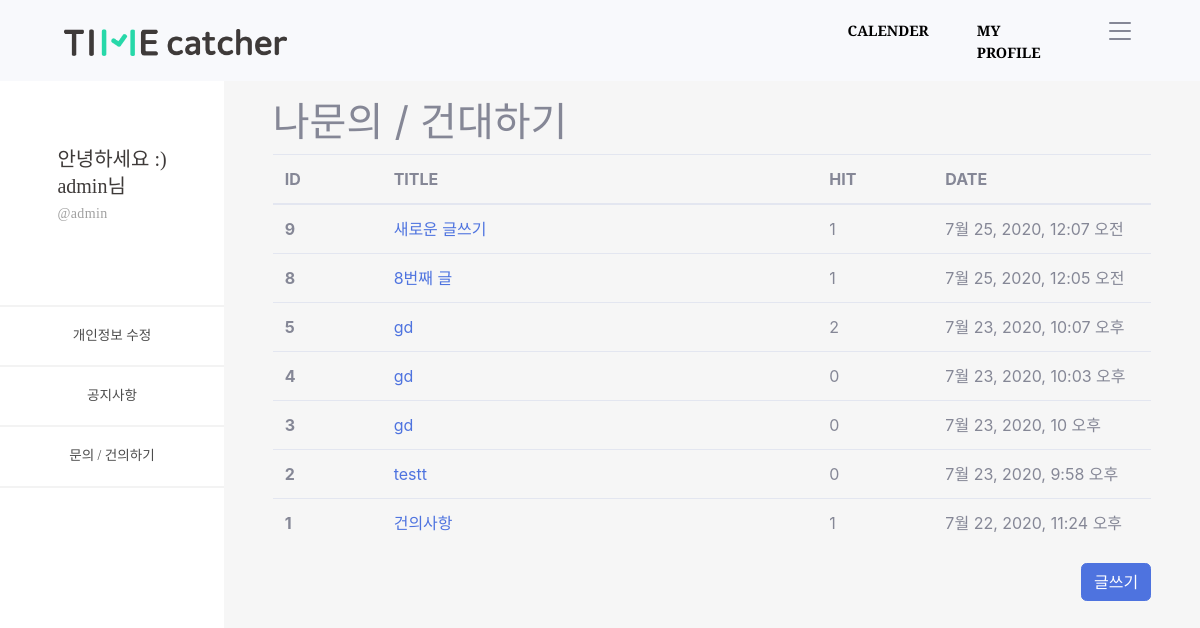
The page /timeApp/customer/ (signed in) on the database as committed earlier.
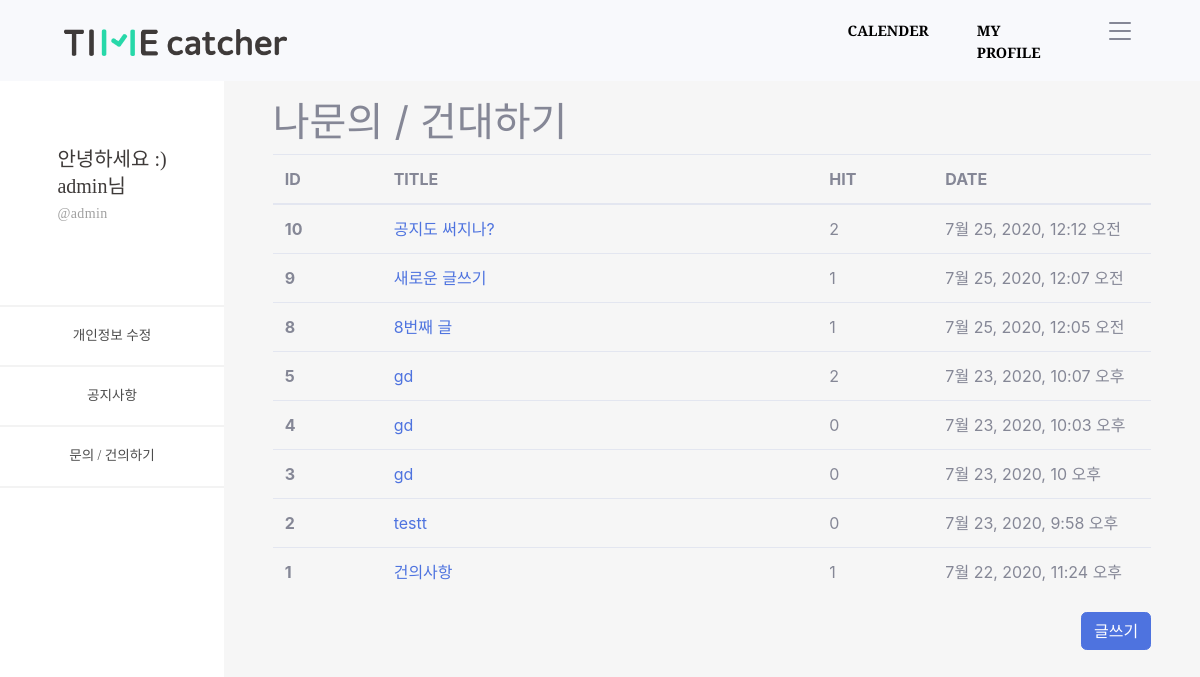
The same page on the database as committed later.
### timeApp/models.py (models this page shows, shortened)
class Customer(models.Model):
    objects = models.Manager()
    c_title = models.CharField(max_length=100)
    c_body = models.TextField()
    c_hit = models.PositiveIntegerField(default=0)
    c_input_date = models.DateTimeField('date published', default=timezone.now)

### timeApp/views.py (the view)
# urls.py: path('customer/', views.customer, name='customer'),
def customer(request):
    customers = Customer.objects.all().order_by('-id')
    conn_user = request.user
    conn_profile = Profile.objects.get(user=conn_user)
    context = {
        'id' : conn_user.username,
        'nick' : conn_profile.nick,
        'customers' : customers,
    }
    return render(request, 'customer.html', context=context)

### timeApp/templates/customer.html
{% extends 'base_side.html' %}
{% load static %}
{% block content_side %}
<div id="content-wrapper" style="background-color: #f6f6f6;" class="d-flex justify-content-center">
  <div class="cantrion" style="margin-top: 10%; width: 90%;">
    <h1>나문의 / 건대하기</h1>
    <table class="table">
      <thead>
        <colgroup>
          <col style="width: 5%;">
          <col style="width: 20%;">
          <col style="width: 5%;">
          <col style="width: 10%;">
        </colgroup>
        <tr>
          <th scope="col">ID</th>
          <th scope="col">TITLE</th>
          <th scope="col">HIT</th>
          <th scope="col">DATE</th>
        </tr>
      </thead>
      <tbody>
        {% for customer in customers.all %}
        <tr>
          <th scope="row">{{ customer.id }}</th>
          <td><a href="{% url 'customer_detail' customer.id %}">{{ customer.c_title }}</a></td>
          <td>{{ customer.c_hit }}</td>
          <td>{{ customer.c_input_date }}</td>
        </tr>
        {% endfor %}
      </tbody>
    </table>
    <div class="d-flex justify-content-end">
      <a href="{% url 'customer_create' %}" class="btn btn-primary">글쓰기</a>
    </div>
  </div>
</div>
{% endblock %}

Rows that differ between the two databases and show on the page:
added Customer: id "10", c_title "공지도 써지나?", c_hit "2", c_input_date "7월 25, 2020, 12:12 오전"
